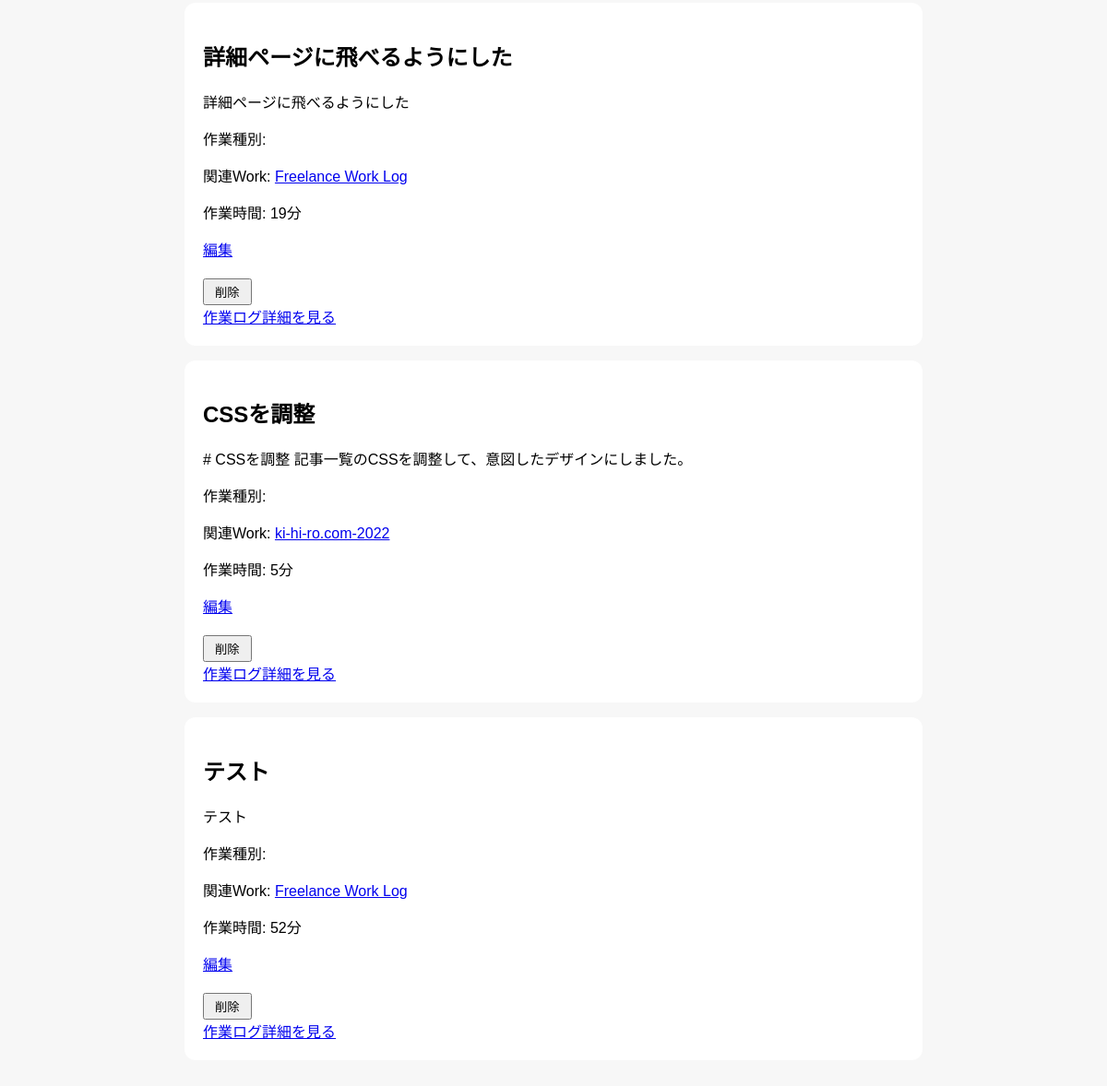
Page /posts-page (lower part) on the earlier database version.
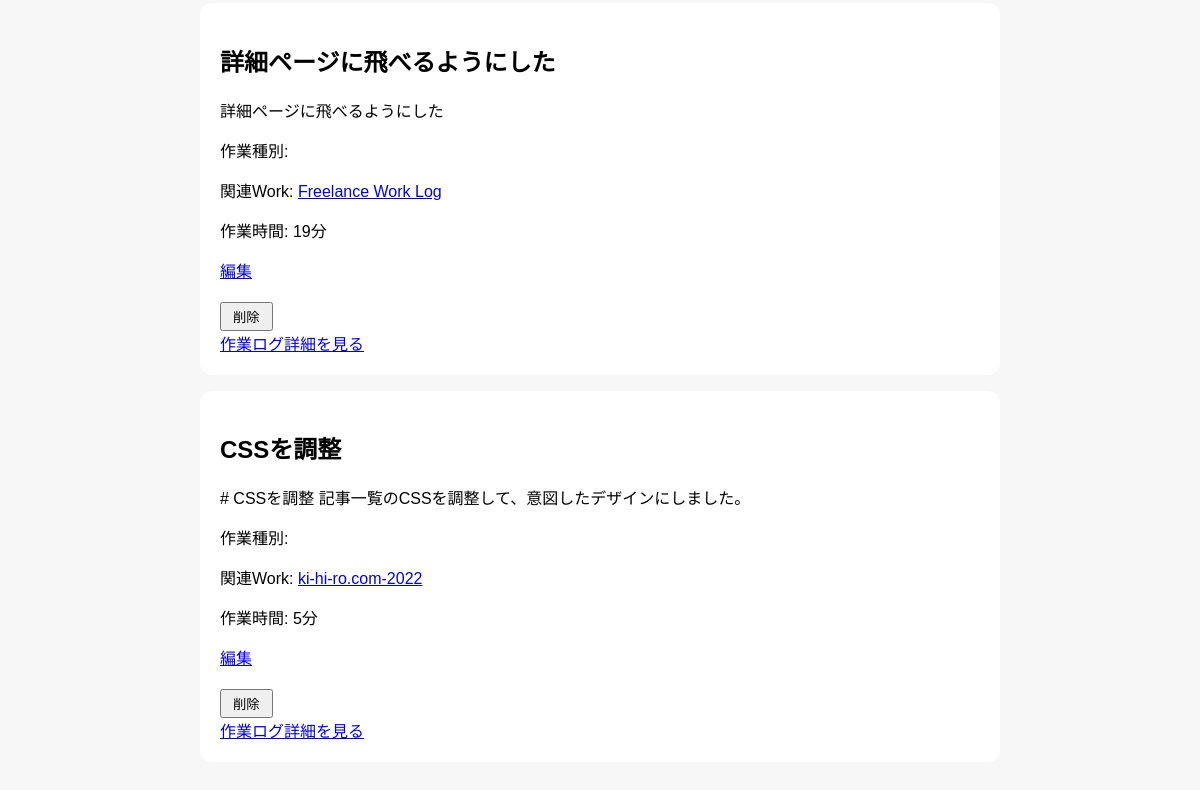
Same page on the later database version.
### app/models.py (models this page shows)
class Post(Base):
    __tablename__ = "posts"
    id = Column(Integer, primary_key=True, index=True)
    title = Column(String)
    content = Column(String)
    task_type = Column(String)
    start_time = Column(DateTime)
    end_time = Column(DateTime)
    work_time_minutes = Column(Integer)
    work_id = Column(Integer, ForeignKey("works.id"))
    work = relationship(
        "Work",
        back_populates="posts"
    )
    created_at = Column(DateTime, default=datetime.now)

class Work(Base):
    __tablename__ = "works"
    id = Column(Integer, primary_key=True, index=True)
    title = Column(String, nullable=False)
    description = Column(Text, nullable=False)
    github_url = Column(String)
    app_url = Column(String)
    tech_stack = Column(String)
    posts = relationship(
        "Post",
        back_populates="work"
    )
    created_at = Column(DateTime, default=datetime.now)

### app/main.py (the view)
@app.get("/posts-page")
def posts_page(
    request: Request,
    work_id: int | None = None,
    db: Session = Depends(get_db)
):
    query = db.query(models.Post)
    if work_id:
        query = query.filter(
            models.Post.work_id == work_id
        )
    posts = query.all()
    works = db.query(models.Work).all()
    return templates.TemplateResponse(
        request,
        "posts.html",
        {"posts": posts, "works": works}
    )

### app/templates/posts.html (shortened to what this page needs)
<!DOCTYPE html>
<html lang="ja">
<head>
    <link rel="stylesheet" href="/static/style.css">
</head>
<body>
    {% for post in posts %}
    <div class="post-card">
        <h2>{{ post.title }}</h2>
        <div>{{ post.content[:120] | safe }}</div>
        <p>作業種別: {{ post.task_type }}</p>
        {% if post.work %}
        <p>
            関連Work:
            <a href="/works-page/{{ post.work.id }}">
                {{ post.work.title }}
            </a>
        </p>
        {% endif %}
        <p>作業時間: {{ post.work_time_minutes }}分</p>
        <a href="/posts-page/{{ post.id }}/edit">編集</a>
        <form action="/posts-page/{{ post.id }}/delete" method="post">
        <button type="submit">削除</button>
        </form>
        <a href="/posts-page/{{ post.id }}">作業ログ詳細を見る</a>
    </div>
    {% endfor %}
</body>
</html>

Differences in the rows shown:
removed Post: title "テスト", content "テスト", work "Freelance Work Log", work_time_minutes "52"
